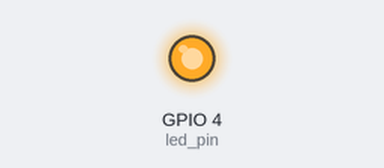
Bench run of a program on a simulated Raspberry Pi (BCM pin numbers). On the bench: output pins drawn as LEDs (lit = HIGH).

Above: at 0.05 s.
Timing chart, 0 to 3.0 s (numbered marks = the images above):
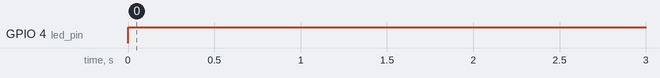

The program:

LEDOnOff91.py
```python
import RPi.GPIO as GPIO
import time

led_pin = 4

GPIO.setmode(GPIO.BCM)
GPIO.setup(led_pin, GPIO.OUT)

while True:
    GPIO.output(led_pin, GPIO.HIGH)
    time.sleep(0.009)
    GPIO.output(led_pin, GPIO.LOW)
    time.sleep(0.001)
```

Measured:
- by itself, GPIO 4 (led_pin): LOW → HIGH at 0.00 s
